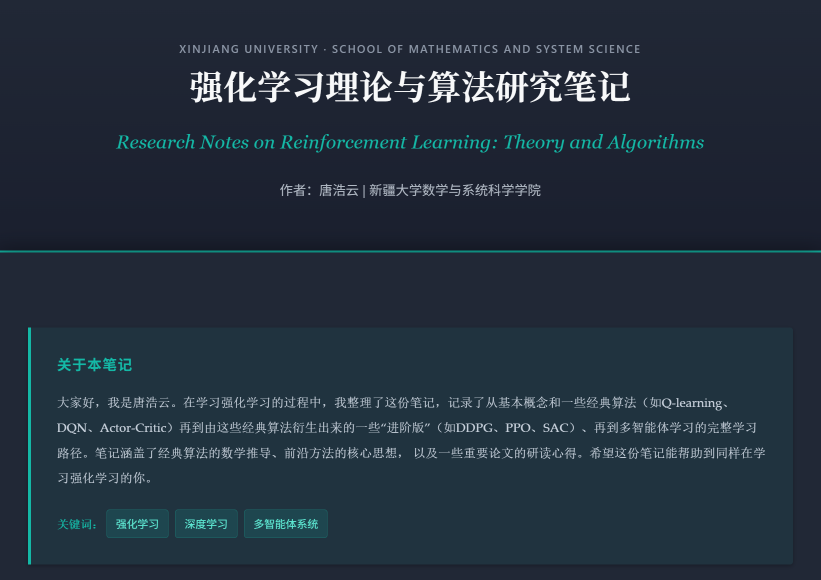
#> input picture images/11.png, 1641 x 1160 px (shown at 1/2 size); its folder holds only this picture in this run
$ python crop_images.py
#> lines starting #> are read from the running program, lines starting #| are printed output that depends on the picture
import os
from PIL import Image

src_dir = 'images'
dst_dir = os.path.join(src_dir, 'cropped')
os.makedirs(dst_dir, exist_ok=True)
target_size = (320, 140)

for fname in os.listdir(src_dir):
    if fname.lower().endswith(('.png', '.jpg', '.jpeg')):
        img_path = os.path.join(src_dir, fname)
        img = Image.open(img_path)
#> img is the input picture: PIL image 1641x1160 RGB; mean R, G, B 35.5, 48.3, 61.2
        img = img.convert('RGB')
        w, h = img.size
#> w = 1641; h = 1160
        # 居中裁剪或加白边
        if w / h > target_size[0] / target_size[1]:
            new_h = target_size[1]
            new_w = int(w * new_h / h)
        else:
            new_w = target_size[0]
            new_h = int(h * new_w / w)
#> new_h = 226
        img_resized = img.resize((new_w, new_h), Image.LANCZOS)
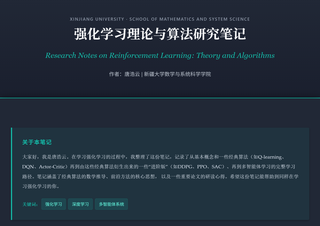
#> img_resized: PIL image 320x226 RGB; mean R, G, B 35.5, 48.3, 61.2
        left = (new_w - target_size[0]) // 2
        top = (new_h - target_size[1]) // 2
#> top = 43
        img_cropped = img_resized.crop((left, top, left + target_size[0], top + target_size[1]))
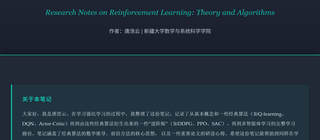
#> img_cropped: PIL image 320x140 RGB; mean R, G, B 33.7, 46.5, 59.5
        img_cropped.save(os.path.join(dst_dir, fname))
        print(f'Cropped: {fname}')

print('全部裁剪完成，已保存到 images/cropped/')
